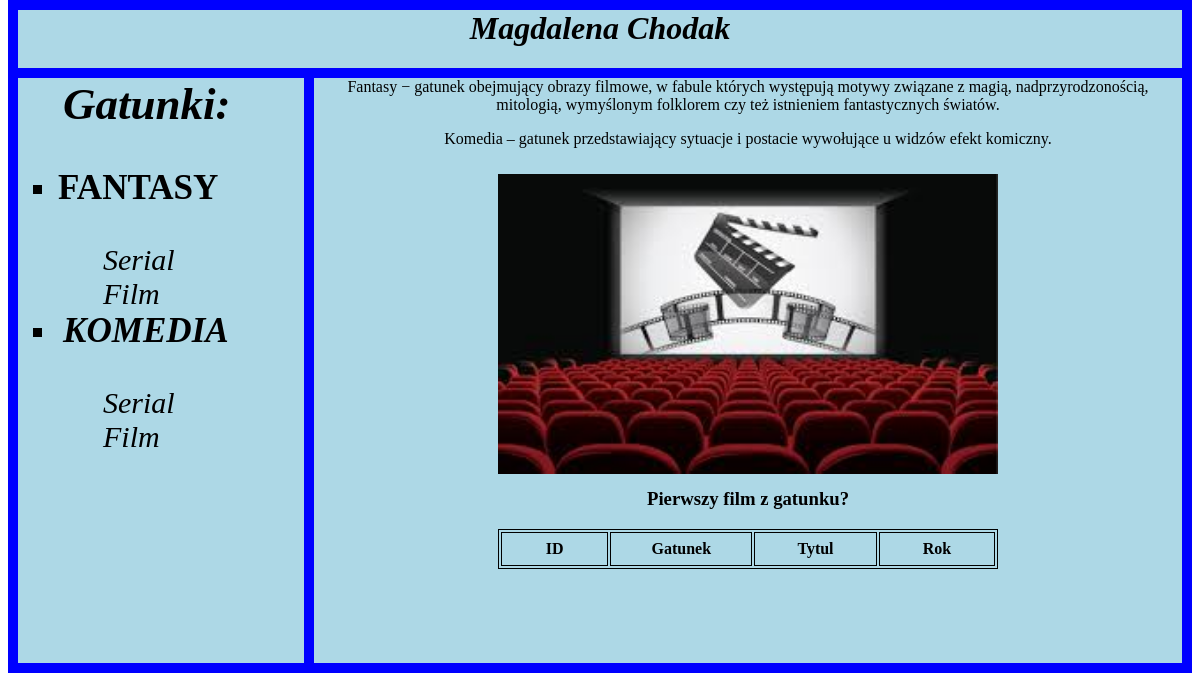
Before: / with the older database file.
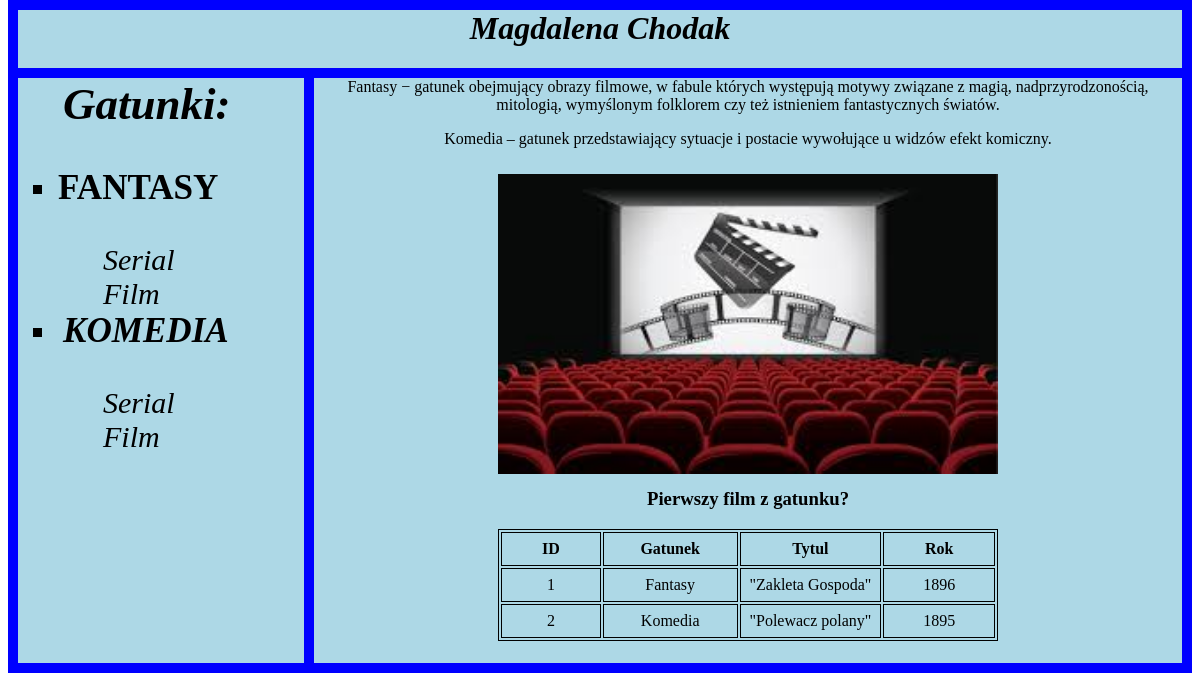
After: the same page with the newer database file.
### tables this page shows
CREATE TABLE `filmy` (
  `FilmyID` int(2) NOT NULL,
  `Gatunek` text NOT NULL,
  `TytulFilm` text NOT NULL,
  `Rok` int(4) NOT NULL
);

### index.php (the view, shortened to what this page needs)
<!DOCTYPE html>
<html lang="en">
<head>
    <link rel="stylesheet" href="dane.css">
</head>
<body>
    <div class="container">
        <div class="a item">
            <h1>Magdalena Chodak</h1>
        </div>
        <div class="b">
            <ol>
                    <h2><a href="index.php">Gatunki:</a></h2>
            <li><h3>FANTASY</h3>
                    <ul><a href="FantasySerial.php">Serial</a></ul>
                    <ul><a href="FantasyFilm.html">Film<a></ul>
            </li>
            <li><h3>KOMEDIA</h3>
                    <ul><a href="KomediaSerial.php">Serial</a></ul>
                    <ul><a href="KomediaFilm.html">Film</a></ul>
            </li>
        </ol>
        </div>
        <div class="c">
                <p> Fantasy − gatunek obejmujący obrazy filmowe, w fabule których występują motywy związane z magią, nadprzyrodzonością, mitologią, wymyślonym folklorem czy też istnieniem fantastycznych światów.</p>
                <p> Komedia – gatunek przedstawiający sytuacje i postacie wywołujące u widzów efekt komiczny.</p>
            <img>
            <h3>Pierwszy film z gatunku?</h3>
            <div class="tabela">
        <?php
$servername="127.0.0.1";
$username="root";
$password="";
$dbname="chodak";
$conn=new mysqli($servername,$username,$password,$dbname);
echo("<table class='tab'>");
$result=$conn->query("SELECT * FROM filmy");
echo("<tr>
<th>ID</th>
<th>Gatunek</th>
<th>Tytul</th>
<th>Rok</th>
</tr>");
while($row=$result->fetch_assoc() ){
    echo("<tr>");
    echo("
    <td>".$row['FilmyID']."</td>
    <td>".$row['Gatunek']."</td>
    <td>".$row['TytulFilm']."</td>
    <td>".$row['Rok']."</td>
     ");
    echo("</tr>");
}
echo("</table>");
?></div>
        </div>
    </div>
</body>
</html>

### dane.css (style rules this page uses)
.tabela { display: flex; justify-content: center; }
.tab,th,td { border:solid 1px black; height: 30px; width: 500px; }
* { margin-top: 0; }
.container { background: blue; display: grid; grid-gap: 10px; padding: 10px; grid-template-columns: 1fr 3fr; grid-template-rows: 1fr 10fr; grid-template-areas: 'a a a' 'b c c'; }
.a { grid-area: a; background: lightblue; }
.item { text-align: center; font-style: oblique; }
.b { grid-area: b; background: lightblue; font-size: 30px; }
ol { list-style-type:square; }
ol > li { float:center; }
ol a { display:block; color:#000; text-decoration:none; padding:0 5px; font-style: italic; }
.c { grid-area: c; background: lightblue; text-align: center; }
img { height: 300px; width: 500px; margin:10px; }

Changed rows visible on the page:
added filmy: FilmyID "1", Gatunek "Fantasy", TytulFilm "\"Zakleta Gospoda\"", Rok "1896"
added filmy: FilmyID "2", Gatunek "Komedia", TytulFilm "\"Polewacz polany\"", Rok "1895"
